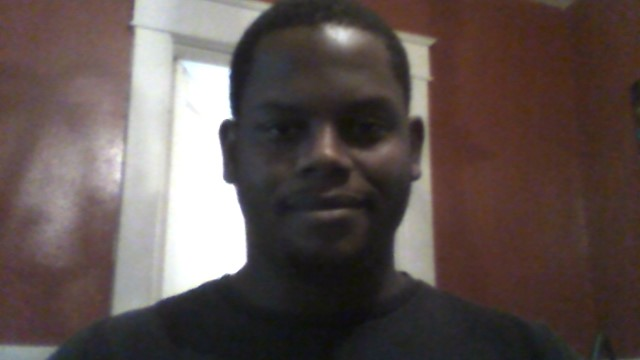
#> input picture picture.jpg, 640 x 360 px
$ python face_detector.py
#> lines starting #> are read from the running program, lines starting #| are printed output that depends on the picture; after the words box and inside, x2 and y2 are one past the last pixel; in counts of white or black regions, pixels touching at a corner belong together
import cv2

#creates a cascade classifier object
face_cascade=cv2.CascadeClassifier("haarcascade_frontalface_default.xml")

# loads the img
img=cv2.imread("picture.jpg")
#> img is the input picture: shape (360, 640, 3); mean B, G, R 78.8, 81.8, 94.3

#loads in greyscale to increase cv2 accuracy
gray_img=cv2.cvtColor(img,cv2.COLOR_BGR2GRAY)
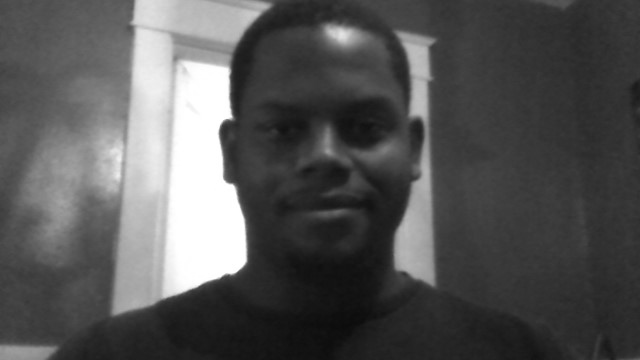
#> gray_img: shape (360, 640); min 12, max 255, mean 85.2

#searches the img for a face and scales down 5%
faces=face_cascade.detectMultiScale(gray_img,
scaleFactor=1.1,
minNeighbors=5)
#> faces = [[224, 49, 203, 203]]

#draws the rectangle on the img
for x, y, w, h in faces:
    img=cv2.rectangle(img, (x,y),(x+w,y+h),(0,255,0),3)
#> this loop made 1 pass
#> pass 1, `img=cv2.rectangle(img, (x,y),(x+w,y+h),(0,255,0),3)`:
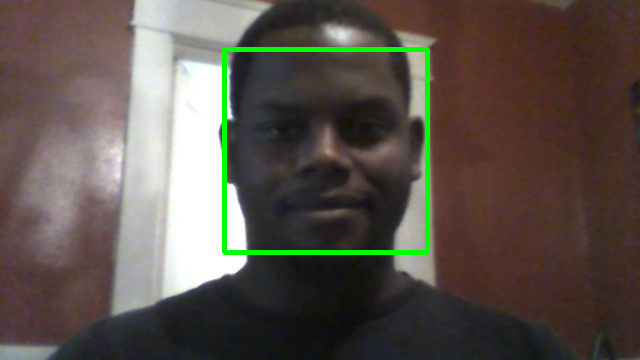
#> img: shape (360, 640, 3); 1.76% of pixels changed, all inside (x1, y1, x2, y2) = (222, 47, 430, 255)


print(type(faces))
#| <class 'numpy.ndarray'>
print(faces)
#| [[224  49 203 203]]

resized=cv2.resize(img,(int(img.shape[1]/3),int(img.shape[0]/3)))
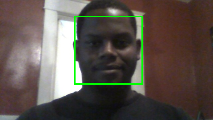
#> resized: shape (120, 213, 3); mean B, G, R 76.7, 83.9, 92

cv2.imshow("Gray",resized)
cv2.waitKey(0)
cv2.destroyAllWindows()
